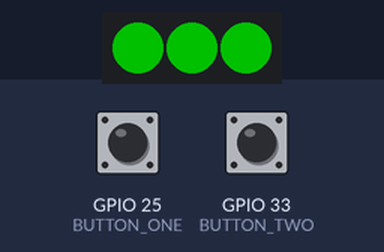
Bench run of a sketch on a simulated ESP32. Shown: 3 RGB LEDs in strip order, left to right. The inputs (shaded band) are chosen by the test bench; at power-on: GPIO 25 (BUTTON_ONE) LOW, GPIO 33 (BUTTON_TWO) LOW. Dim RGB values are drawn brighter than linear; colours are those a GRB WS2812 strip shows for the declared byte order; what the sketch prints to the serial monitor is not drawn.

Above: at 10.8 s.
Timing chart, 0 to 6.3 s (numbered marks = the images above; inputs shaded):
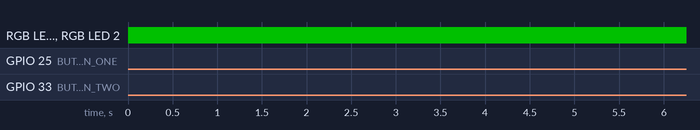

The sketch:

Clinimod.ino
```cpp
#include <FastLED.h>
#define NUM_LEDS 3
#define DATA_PIN 26
#define BUTTON_ONE 25
#define BUTTON_TWO 33
CRGB leds[NUM_LEDS];
long currentMillis = 0;
bool OnePressed = false;
bool TwoPressed = false;
void setup() {
  // put your setup code here, to run once:
  Serial.begin(57600);
  pinMode(BUTTON_ONE, INPUT);
  pinMode(BUTTON_TWO, INPUT);
  FastLED.addLeds<WS2812,DATA_PIN,RGB>(leds,NUM_LEDS);
  FastLED.setBrightness(84);
}

void loop() {
  // put your main code here, to run repeatedly:

  while (currentMillis < 10000){
    currentMillis = millis();
    leds[0] = CRGB(255,0,0);
    leds[1] = CRGB(255,0,0);
    leds[2] = CRGB(255,0,0);
    FastLED.show();
    Serial.println(currentMillis/1000);
  }
  if (digitalRead(BUTTON_ONE) == 1){
    OnePressed = true;
  }
  if (digitalRead(BUTTON_TWO) == 1){
    TwoPressed = true;
  }
  if (OnePressed == true && digitalRead(BUTTON_ONE) == 0){
    leds[2] = CRGB(0,255,0);
  }
  if (TwoPressed == true && digitalRead(BUTTON_TWO) == 0){
    leds[0] = CRGB(0,255,0);
  }
  //Serial.println("button one: ");
  //Serial.print(digitalRead(BUTTON_ONE));
  //Serial.println(OnePressed);
  //Serial.println("");
  //Serial.println("button two:");
  //Serial.print(digitalRead(BUTTON_TWO));
  //Serial.println(TwoPressed)
  //Serial.println("");
 // delay(200);
  FastLED.show();
}
```
